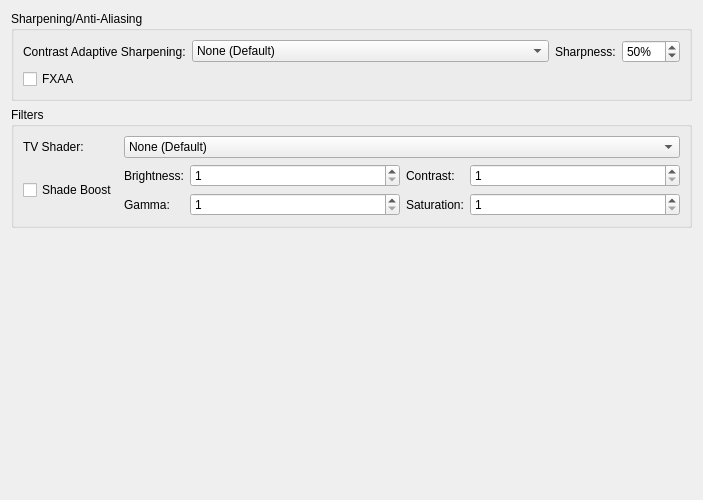
<?xml version="1.0" encoding="UTF-8"?>
<ui version="4.0">
 <class>GraphicsPostProcessingSettingsTab</class>
 <widget class="QWidget" name="GraphicsPostProcessingSettingsTab">
  <property name="geometry">
   <rect>
    <x>0</x>
    <y>0</y>
    <width>703</width>
    <height>500</height>
   </rect>
  </property>
  <property name="windowTitle">
   <string/>
  </property>
  <layout class="QVBoxLayout" name="verticalLayout">
   <item>
    <widget class="QGroupBox" name="sharpeningGroup">
     <property name="title">
      <string>Sharpening/Anti-Aliasing</string>
     </property>
     <layout class="QFormLayout" name="formLayout_2">
      <item row="0" column="0">
       <widget class="QLabel" name="casModeLabel">
        <property name="text">
         <string extracomment="You might find an official translation for this on AMD's website (Spanish version linked): https://www.amd.com/es/technologies/radeon-software-fidelityfx">Contrast Adaptive Sharpening:</string>
        </property>
        <property name="buddy">
         <cstring>casMode</cstring>
        </property>
       </widget>
      </item>
      <item row="0" column="1">
       <layout class="QHBoxLayout" name="casLayout" stretch="1,0">
        <item>
         <widget class="QComboBox" name="casMode">
          <property name="sizePolicy">
           <sizepolicy hsizetype="Ignored" vsizetype="Fixed">
            <horstretch>0</horstretch>
            <verstretch>0</verstretch>
           </sizepolicy>
          </property>
          <item>
           <property name="text">
            <string>None (Default)</string>
           </property>
          </item>
          <item>
           <property name="text">
            <string>Sharpen Only (Internal Resolution)</string>
           </property>
          </item>
          <item>
           <property name="text">
            <string>Sharpen and Resize (Display Resolution)</string>
           </property>
          </item>
          <item>
           <property name="text">
            <string>MetalFX Upscale (Display Resolution, Metal)</string>
           </property>
          </item>
         </widget>
        </item>
        <item>
         <layout class="QHBoxLayout" name="sharpnessLayout">
          <item>
           <widget class="QLabel" name="casSharpnessLabel">
            <property name="text">
             <string>Sharpness:</string>
            </property>
            <property name="buddy">
             <cstring>casSharpness</cstring>
            </property>
           </widget>
          </item>
          <item>
           <widget class="QSpinBox" name="casSharpness">
            <property name="suffix">
             <string extracomment="Percentage sign that will appear next to a number. Add a space or whatever is needed before depending on your language.">%</string>
            </property>
            <property name="maximum">
             <number>100</number>
            </property>
            <property name="value">
             <number>50</number>
            </property>
           </widget>
          </item>
         </layout>
        </item>
       </layout>
      </item>
      <item row="1" column="0" colspan="2">
       <widget class="QCheckBox" name="fxaa">
        <property name="text">
         <string>FXAA</string>
        </property>
       </widget>
      </item>
     </layout>
    </widget>
   </item>
   <item>
    <widget class="QGroupBox" name="filtersLayout">
     <property name="title">
      <string>Filters</string>
     </property>
     <layout class="QGridLayout" name="gridLayout_4">
      <item row="1" column="0">
       <widget class="QCheckBox" name="shadeBoost">
        <property name="text">
         <string>Shade Boost</string>
        </property>
       </widget>
      </item>
      <item row="1" column="1">
       <layout class="QGridLayout" name="gridLayout" columnstretch="0,1,0,1">
        <item row="0" column="0">
         <widget class="QLabel" name="brightnessLabel">
          <property name="text">
           <string>Brightness:</string>
          </property>
          <property name="buddy">
           <cstring>shadeBoostBrightness</cstring>
          </property>
         </widget>
        </item>
        <item row="0" column="3">
         <widget class="QSpinBox" name="shadeBoostContrast">
          <property name="minimum">
           <number>1</number>
          </property>
          <property name="maximum">
           <number>100</number>
          </property>
         </widget>
        </item>
        <item row="0" column="2">
         <widget class="QLabel" name="contrastLabel">
          <property name="text">
           <string>Contrast:</string>
          </property>
          <property name="buddy">
           <cstring>shadeBoostContrast</cstring>
          </property>
         </widget>
        </item>
        <item row="0" column="1">
         <widget class="QSpinBox" name="shadeBoostBrightness">
          <property name="minimum">
           <number>1</number>
          </property>
          <property name="maximum">
           <number>100</number>
          </property>
         </widget>
        </item>
        <item row="1" column="0">
         <widget class="QLabel" name="gammaLabel">
          <property name="text">
           <string>Gamma:</string>
          </property>
          <property name="buddy">
           <cstring>shadeBoostGamma</cstring>
          </property>
         </widget>
        </item>
        <item row="1" column="1">
         <widget class="QSpinBox" name="shadeBoostGamma">
          <property name="minimum">
           <number>1</number>
          </property>
          <property name="maximum">
           <number>100</number>
          </property>
         </widget>
        </item>
        <item row="1" column="2">
         <widget class="QLabel" name="saturationLabel">
          <property name="text">
           <string>Saturation:</string>
          </property>
          <property name="buddy">
           <cstring>shadeBoostSaturation</cstring>
          </property>
         </widget>
        </item>
        <item row="1" column="3">
         <widget class="QSpinBox" name="shadeBoostSaturation">
          <property name="minimum">
           <number>1</number>
          </property>
          <property name="maximum">
           <number>100</number>
          </property>
         </widget>
        </item>
       </layout>
      </item>
      <item row="0" column="0">
       <widget class="QLabel" name="tvShaderLabel">
        <property name="text">
         <string>TV Shader:</string>
        </property>
        <property name="buddy">
         <cstring>tvShader</cstring>
        </property>
       </widget>
      </item>
      <item row="0" column="1">
       <widget class="QComboBox" name="tvShader">
        <item>
         <property name="text">
          <string>None (Default)</string>
         </property>
        </item>
        <item>
         <property name="text">
          <string>Scanline Filter</string>
         </property>
        </item>
        <item>
         <property name="text">
          <string>Diagonal Filter</string>
         </property>
        </item>
        <item>
         <property name="text">
          <string>Triangular Filter</string>
         </property>
        </item>
        <item>
         <property name="text">
          <string>Wave Filter</string>
         </property>
        </item>
        <item>
         <property name="text">
          <string extracomment="Lottes = Timothy Lottes, the creator of the shader filter. Leave as-is. CRT= Cathode Ray Tube, an old type of television technology.">Lottes CRT</string>
         </property>
        </item>
        <item>
         <property name="text">
          <string>4xRGSS downsampling (4x Rotated Grid SuperSampling)</string>
         </property>
        </item>
        <item>
         <property name="text">
          <string>NxAGSS downsampling (Nx Automatic Grid SuperSampling)</string>
         </property>
        </item>
       </widget>
      </item>
     </layout>
    </widget>
   </item>
   <item>
    <spacer name="verticalSpacer">
     <property name="orientation">
      <enum>Qt::Orientation::Vertical</enum>
     </property>
     <property name="sizeHint" stdset="0">
      <size>
       <width>20</width>
       <height>0</height>
      </size>
     </property>
    </spacer>
   </item>
  </layout>
 </widget>
 <tabstops>
  <tabstop>casMode</tabstop>
  <tabstop>casSharpness</tabstop>
  <tabstop>fxaa</tabstop>
  <tabstop>tvShader</tabstop>
  <tabstop>shadeBoost</tabstop>
  <tabstop>shadeBoostBrightness</tabstop>
  <tabstop>shadeBoostContrast</tabstop>
  <tabstop>shadeBoostGamma</tabstop>
  <tabstop>shadeBoostSaturation</tabstop>
 </tabstops>
 <resources/>
 <connections/>
</ui>
